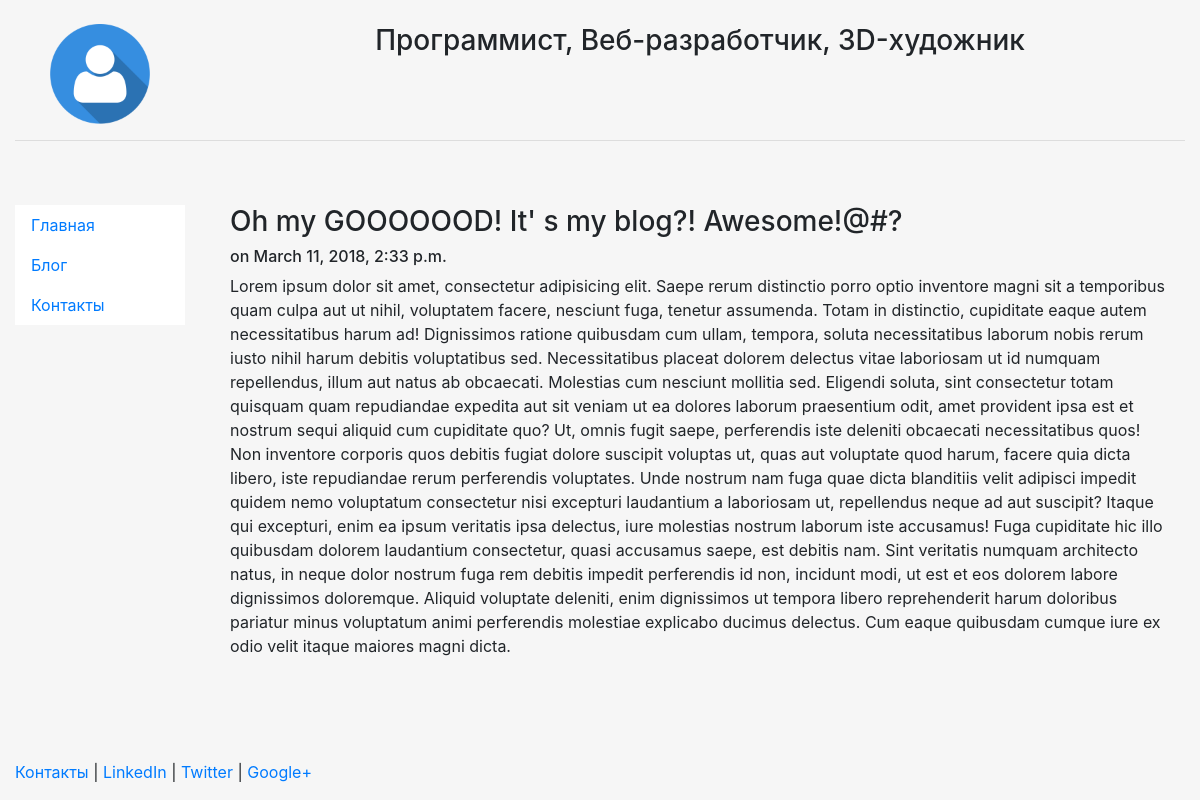
The page /blog/1 on the database its author committed.
### blog/models.py (models this page shows, shortened)
class Post(models.Model):
    class Meta:
        ordering = ['title']
    title = models.CharField(max_length=255)
    body = models.TextField()
    date = models.DateTimeField()

### blog/templates/blog/post.html
{% extends "personal/header.html" %}
{% block content %}
	<h3>{{ post.title }}</h3>
	<h6>on {{ post.date }}</h6>
	{{ post.body|safe|linebreaks }}
{% endblock %}

### personal/templates/personal/header.html (style rules this page uses)
html, body { height:100% }

### rows shown on the page
Post: title "Oh my GOOOOOOD! It' s my blog?! Awesome!@#?", date "March 11, 2018, 2:33 p.m.", body "Lorem ipsum dolor sit amet, consectetur adipisicing elit. Saepe rerum distinctio porro optio inventore magni sit a temporibus quam culpa aut ut nihil, voluptatem facere, nesciunt fuga, tenetur assumenda. Totam in distinctio, cupiditate eaque autem necessitatibus harum ad! Dignissimos ratione quibusdam cum ullam, tempora, soluta necessitatibus laborum nobis rerum iusto nihil harum debitis voluptatibus sed. Necessitatibus placeat dolorem delectus vitae laboriosam ut id numquam repellendus, illum aut natus ab obcaecati. Molestias cum nesciunt mollitia sed. Eligendi soluta, sint consectetur totam quisquam quam repudiandae expedita aut sit veniam ut ea dolores laborum praesentium odit, amet…"
